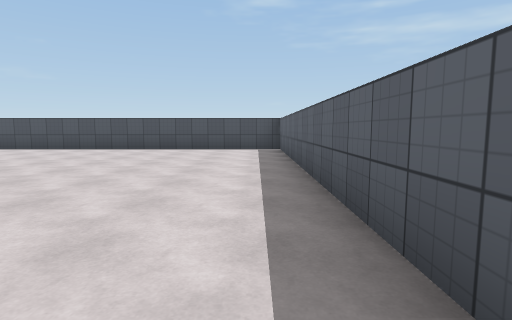
View 1 (above)

24 first-person views from a walk through a 3-D level made in the Unity game engine. The camera is 1.3 m above the floor, tilts 6° down and sees 80° across. The floor is counted in squares, 2 m on a side. Each view is taken from the middle of a square. On the plan, view 1 faces up. The plan holds only what a view shows up to about 10 squares ahead; the rest is blank. The place goes on beyond the plan. Surface patterns are stand-ins for the level's own textures.

View 2
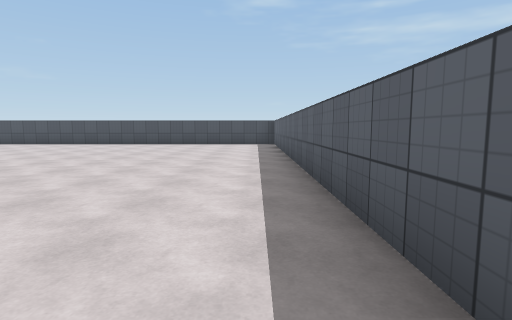

View 3
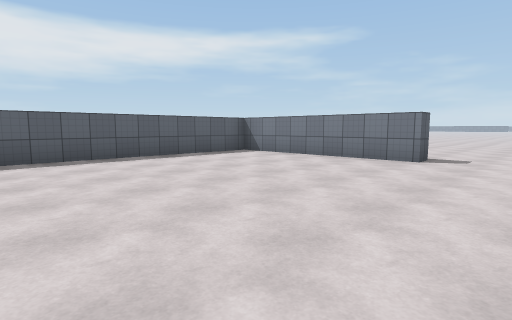

View 4
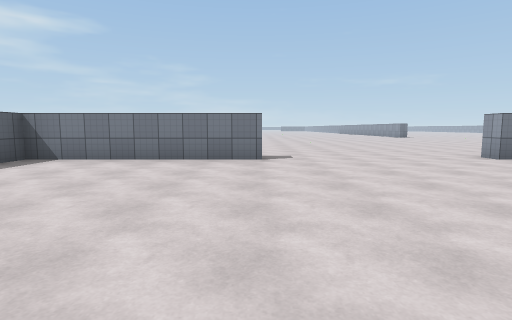

View 5
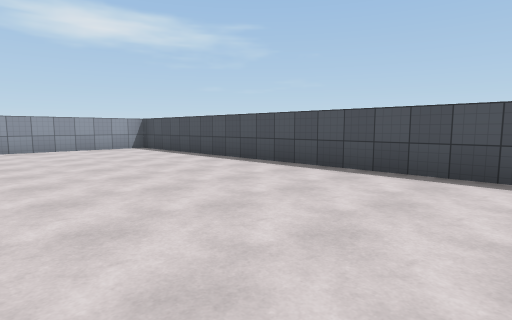

View 6
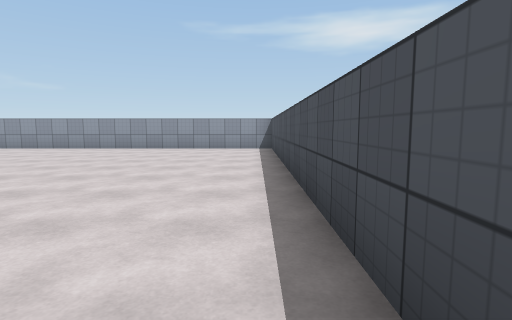

View 7
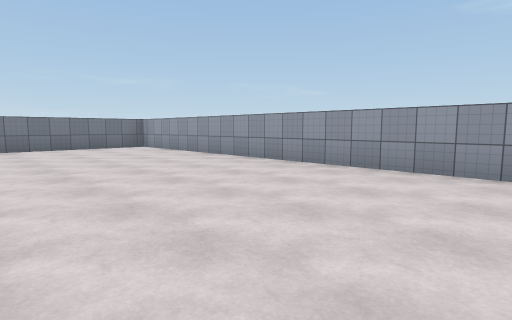

View 8
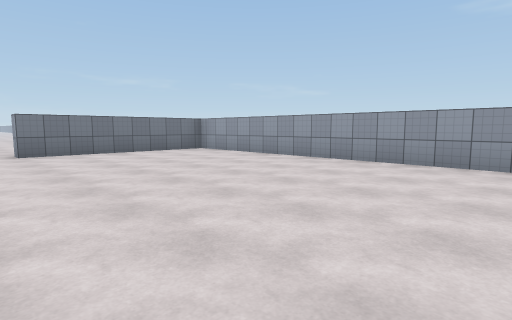

View 9
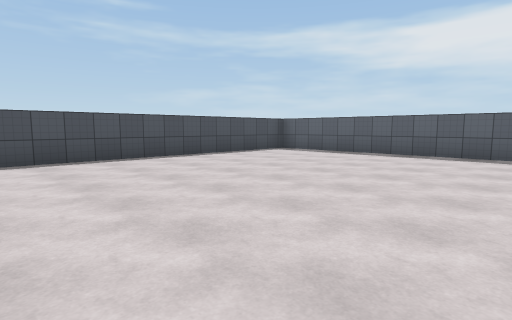

View 10
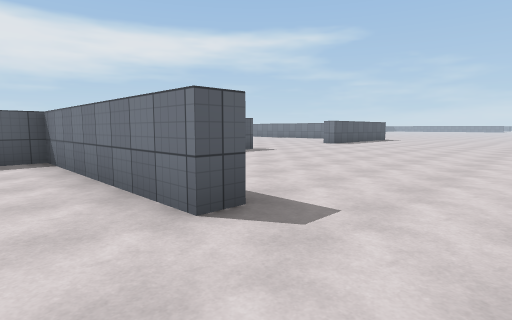

View 11
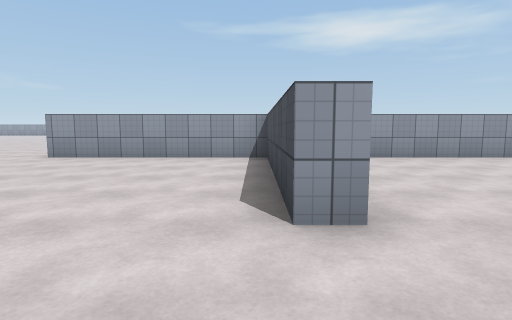

View 12
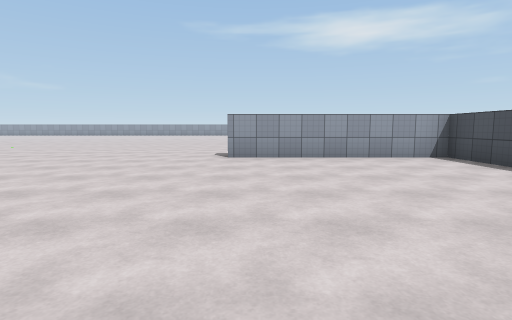

View 13
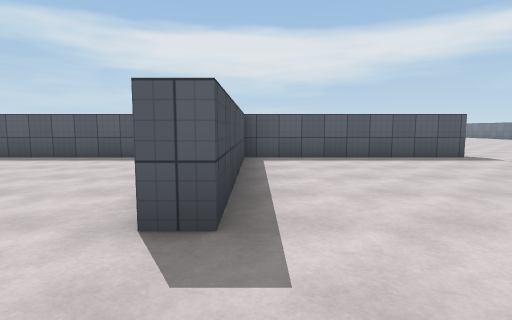

View 14
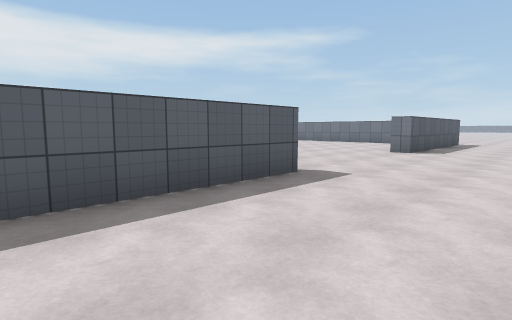

View 15
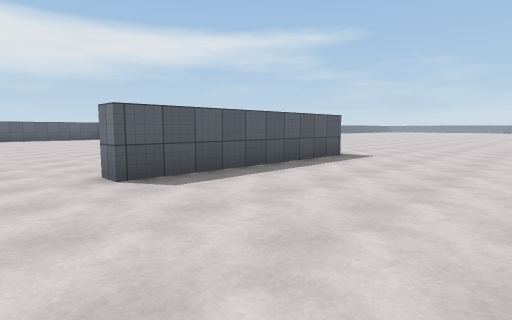

View 16
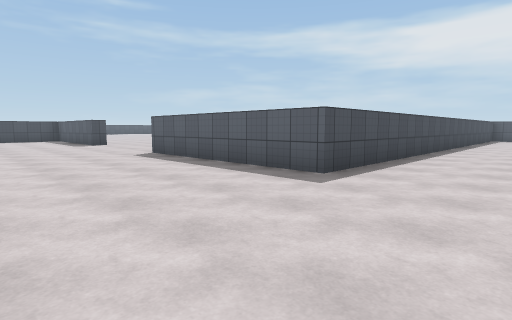

View 17
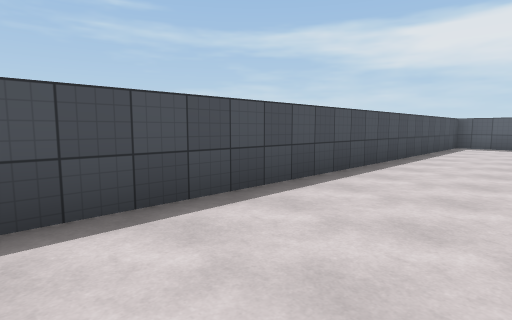

View 18
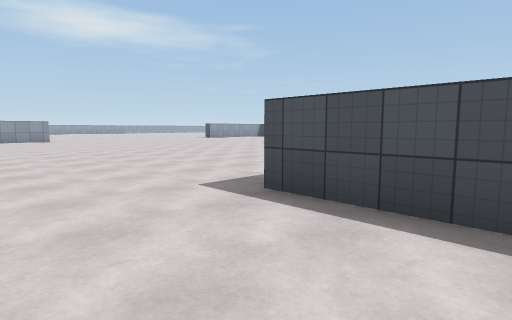

View 19
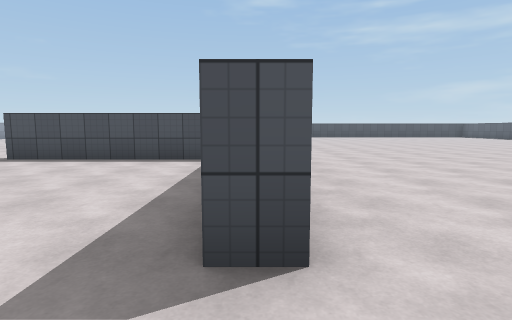

View 20
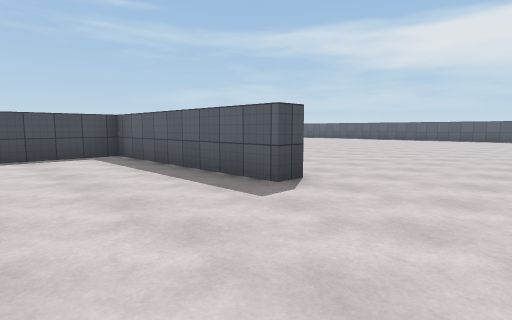

View 21
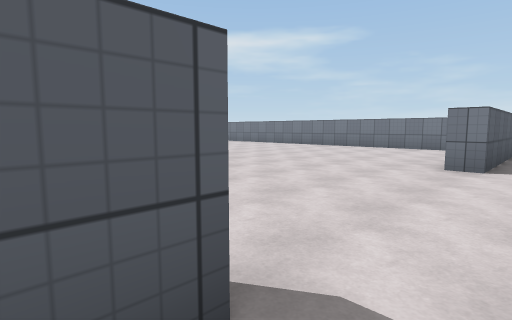

View 22
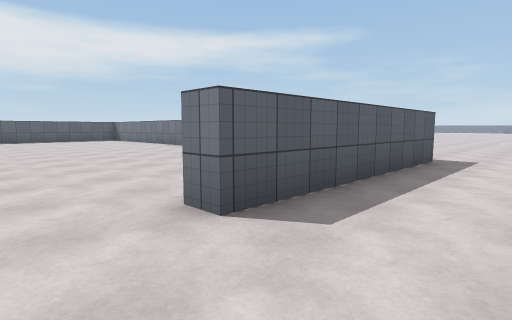

View 23
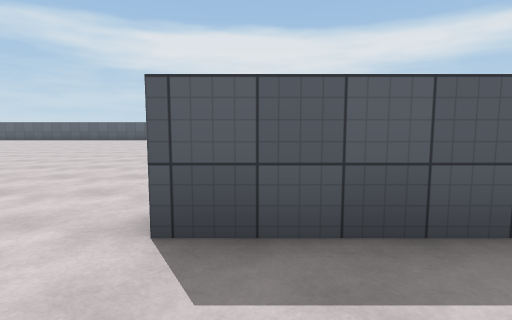

View 24
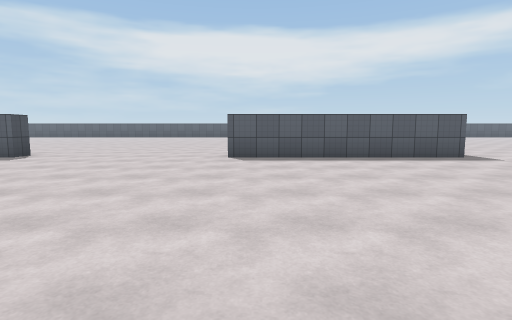

### Floor plan
Points are (right, up) in squares from view 1. A wall is a line through its corners. A room is listed if a view was taken in it or the views show most of it. See-through windows are left out.
Room 1 (views 1, 2, 3, 4, 5, 6, 7, 8, 9, 10)
walls: (-4.1, -5.2) (0.7, -5.2) (0.7, 9.5) (-13.8, 9.5) (-13.8, -5.2) (-9, -5.2)
ways out: opening at (-6, -5.2) to room 2
Room 2 (views 11, 12, 13, 14, 15, 16, 17, 18, 19, 20, 21, 22, 23, 24)
walls: (1.4, -10.6) (0.7, -10.6) (0.7, -5.8) (-4.1, -5.8) (-4.1, -5.2); (2.2, -20.1) (4.1, -20.1); (-9, -5.2) (-9, -5.8) (-13.8, -5.8) (-13.8, -10.6); (15.5, -22) (15.5, -20.6) (0.7, -20.6) (0.7, -15.4) (1.2, -15.4)
ways out: opening at (-6, -5.2) to room 1

Where each view was taken, in squares from view 1:
view 1: 0 up, 0 right, facing up
view 2: 3 down, 0 right, facing up
view 3: 1 up, 6 left, facing down-right
view 4: 1 up, 4 left, facing down
view 5: 5 up, 4 left, facing up-left
view 6: 9 up, 4 left, facing left
view 7: 5 up, 9 left, facing down-left
view 8: 3 up, 8 left, facing down-left
view 9: 3 up, 7 left, facing up-right
view 10: 4 down, 6 left, facing down-right
view 11: 6 down, 7 left, facing left
view 12: 10 down, 7 left, facing left
view 13: 6 down, 6 left, facing right
view 14: 7 down, 2 left, facing down-right
view 15: 14 down, 3 left, facing down-right
view 16: 23 down, 3 left, facing up-right
view 17: 23 down, 4 right, facing up-right
view 18: 23 down, 3 right, facing up-left
view 19: 12 down, 1 right, facing up
view 20: 13 down, 2 left, facing up-right
view 21: 10 down, 0 right, facing down-right
view 22: 14 down, 1 left, facing down-right
view 23: 16 down, 1 left, facing right
view 24: 16 down, 6 left, facing right
